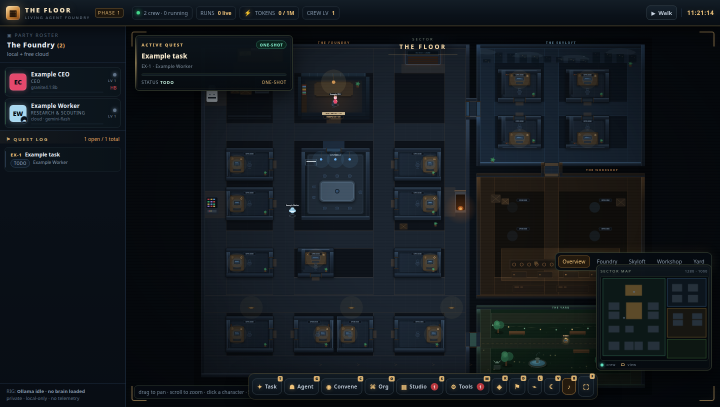
#> input picture app/phase2-stage4-evidence/flooroc-idle.png, 1440 x 813 px (shown at 1/2 size)
$ python build-package.py
#> lines starting #> are read from the running program, lines starting #| are printed output that depends on the picture
#!/usr/bin/env python3
"""
Phase 2 Stage 4 package builder:
  1. Side-by-side composites (floor-oc reference | Vokrew Phase 2),
     2880 x (46 label band + 813) — the Phase 1 composite geometry.
     For the hold and transcript shots, floor-oc has NO equivalent
     surface; the left side is its idle room, labeled as such.
  2. The session video, encoded from the successful take's screencast
     frames (frames.json points at the frames dir) to Kevin's phone
     spec EXACTLY: H.264 High, level 3.1, yuv420p, 24 fps, AAC-LC
     24 kHz mono (silent — the capture has no audio), video track
     timescale 12288, faststart. ffprobe output is saved alongside.
Run after stage4-capture.mjs (+ stage4-phone.mjs for the phone set,
which needs no compositing).
"""
import json
import subprocess
import sys
from pathlib import Path

from PIL import Image, ImageDraw

HERE = Path(__file__).resolve().parent
BAND = 46
BG = (10, 12, 16)
FG = (210, 220, 230)


def composite(left_path, right_path, left_label, right_label, out_name):
#> called with left_label = 'floor-oc (reference) — idle room', out_name = 'side-by-side-idle.png'
    left = Image.open(left_path).convert("RGB")
#> left is the input picture: PIL image 1440x813 RGB; mean R, G, B 19.1, 24.3, 29.5
    right = Image.open(right_path).convert("RGB")
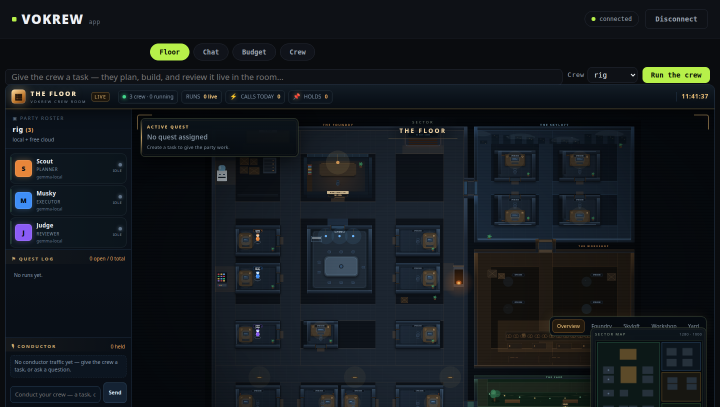
#> input picture app/phase2-stage4-evidence/vokrew-idle.png, 1440 x 813 px (shown at 1/2 size)
#> right is the input picture: PIL image 1440x813 RGB; mean R, G, B 19.7, 24.7, 29.2
    h = max(left.height, right.height)
#> h = 813
    canvas = Image.new("RGB", (left.width + right.width, h + BAND), BG)
    canvas.paste(left, (0, BAND))
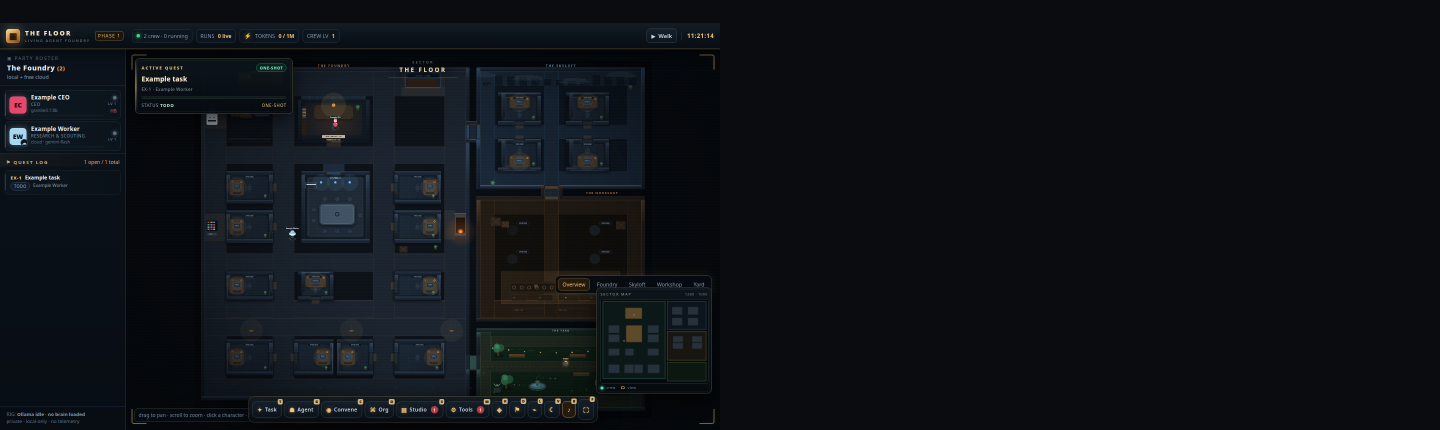
#> canvas: PIL image 2880x859 RGB (shown at 1/2 size); mean R, G, B 14.3, 17.8, 22.4
    canvas.paste(right, (left.width, BAND))
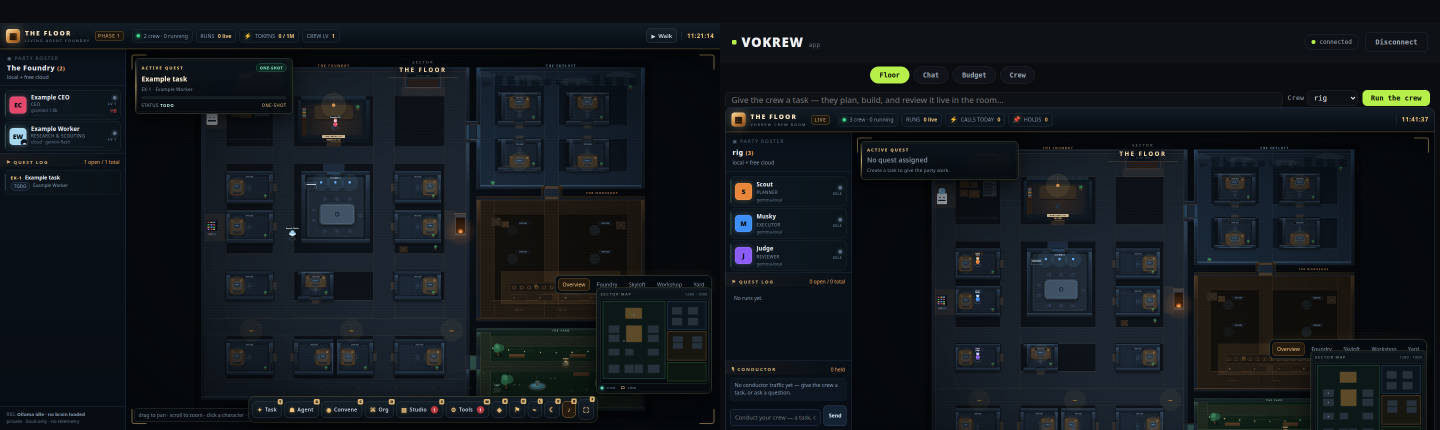
#> canvas: PIL image 2880x859 RGB (shown at 1/2 size); mean R, G, B 18.9, 23.9, 28.6
    d = ImageDraw.Draw(canvas)
    d.text((14, 15), left_label, fill=FG)
    d.text((left.width + 14, 15), right_label, fill=FG)
    out = HERE / out_name
    canvas.save(out)
    print(f"{out_name}: {canvas.size[0]}x{canvas.size[1]}  ({out.stat().st_size} bytes)")
#| side-by-side-idle.png: 2880x859  (928490 bytes)


def main():
    oc_idle = HERE / "flooroc-idle.png"
    oc_focus = HERE / "flooroc-focus-agent.png"
    composite(oc_idle, HERE / "vokrew-idle.png",
              "floor-oc (reference) — idle room",
              "Vokrew Floor, Phase 2 — idle room, rig crew seated",
              "side-by-side-idle.png")
    composite(oc_focus, HERE / "vokrew-dossier.png",
              "floor-oc (reference) — focus view on an agent",
              "Vokrew Floor, Phase 2 — Judge's dossier after the run",
              "side-by-side-dossier.png")
#> call 2 of composite, with out_name = 'side-by-side-dossier.png'
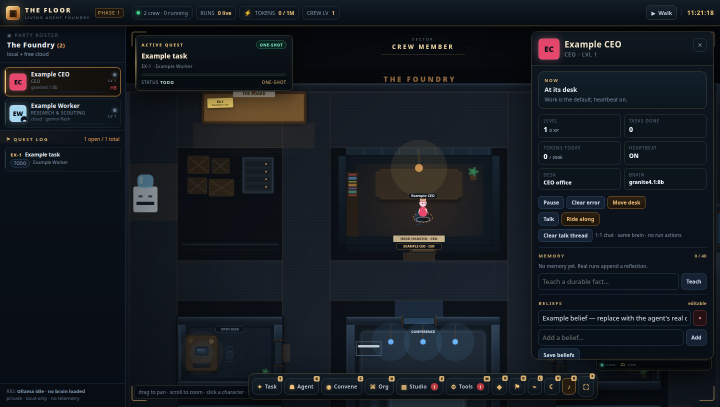
#> input picture app/phase2-stage4-evidence/flooroc-focus-agent.png, 1440 x 813 px (shown at 1/2 size)
#> in composite, left is the input picture: PIL image 1440x813 RGB; mean R, G, B 21.7, 26.8, 32.8
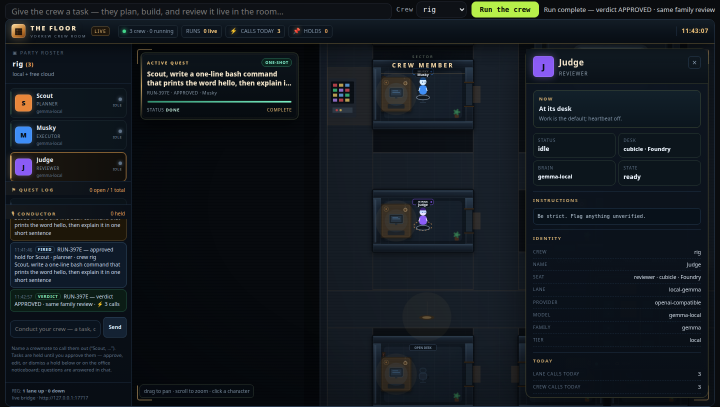
#> input picture app/phase2-stage4-evidence/vokrew-dossier.png, 1440 x 813 px (shown at 1/2 size)
#> in composite, right is the input picture: PIL image 1440x813 RGB; mean R, G, B 18.7, 24.5, 30.4
#> in composite (call 2), `canvas.paste(left, (0, BAND))`:
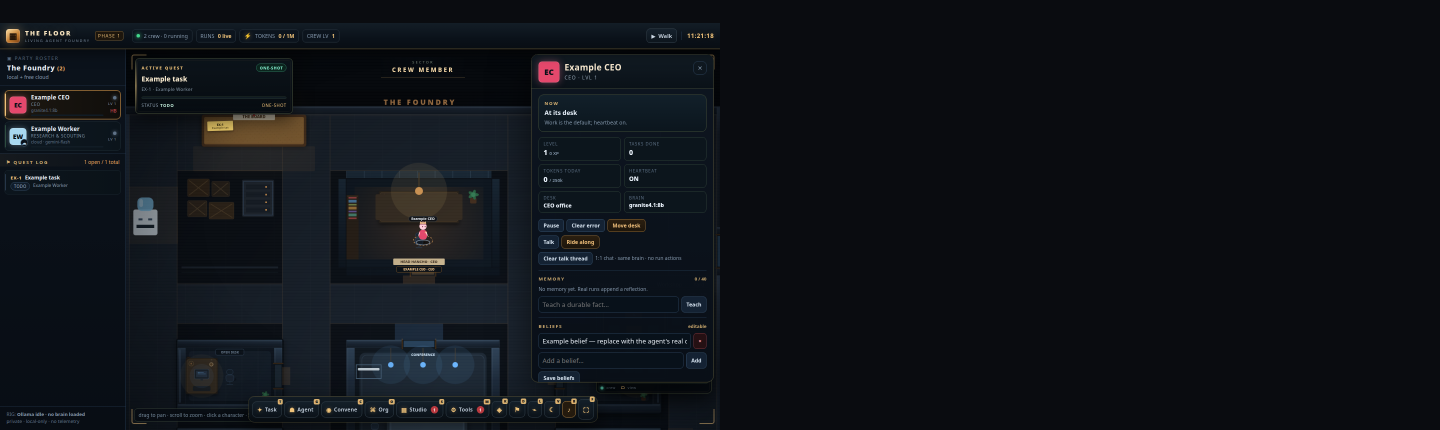
#> canvas: PIL image 2880x859 RGB (shown at 1/2 size); mean R, G, B 15.6, 19, 23.9
#> in composite (call 2), `canvas.paste(right, (left.width, BAND))`:
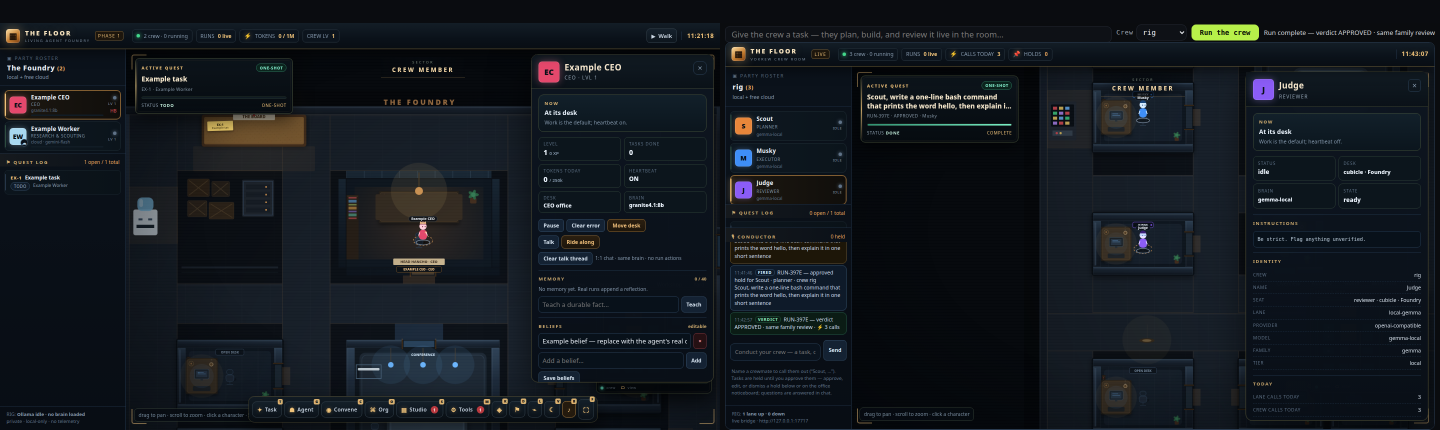
#> canvas: PIL image 2880x859 RGB (shown at 1/2 size); mean R, G, B 19.6, 24.9, 30.8
#| side-by-side-dossier.png: 2880x859  (942135 bytes)
    composite(oc_idle, HERE / "vokrew-hold-pending.png",
              "floor-oc (reference) — no holds surface exists",
              "Vokrew Floor, Phase 2 — hold pending: card + noticeboard + badge",
              "side-by-side-hold.png")
    composite(oc_idle, HERE / "vokrew-settled.png",
              "floor-oc (reference) — no conductor surface exists",
              "Vokrew Floor, Phase 2 — settled: verdict in the conductor transcript",
              "side-by-side-transcript.png")

    frames_meta = json.loads((HERE / "frames.json").read_text())
    frames_dir = Path(frames_meta["framesDir"])
    concat = HERE / "frames-concat.txt"
    frames = frames_meta["frames"]
    total = (frames[-1]["tsSec"] - frames[0]["tsSec"]) + 0.6
    video = HERE / "vokrew-conductor-session.mp4"
    cmd = [
        "ffmpeg", "-y",
        "-f", "concat", "-safe", "0", "-i", str(concat),
        "-f", "lavfi", "-i", "anullsrc=channel_layout=mono:sample_rate=24000",
        "-vf", "scale=1152:720:force_original_aspect_ratio=decrease:out_range=tv,"
               "pad=1152:720:(ow-iw)/2:(oh-ih)/2:color=black,fps=24,format=yuv420p",
        "-c:v", "libx264", "-profile:v", "high", "-level:v", "3.1",
        "-video_track_timescale", "12288",
        "-c:a", "aac", "-b:a", "32k",
        "-t", f"{total:.2f}",
        "-movflags", "+faststart",
        str(video),
    ]
    print("running:", " ".join(cmd))
    r = subprocess.run(cmd, capture_output=True, text=True)
    if r.returncode != 0:
        print(r.stderr[-3000:])
        sys.exit(1)
    print(f"video: {video} ({video.stat().st_size} bytes, ~{total:.1f}s of frames)")

    probe = subprocess.run(
        ["ffprobe", "-v", "error", "-show_format", "-show_streams", "-of", "default=noprint_wrappers=0", str(video)],
        capture_output=True, text=True)
    (HERE / "ffprobe-video.txt").write_text(probe.stdout)
    print(probe.stdout)


if __name__ == "__main__":
#> (the run stopped early here; a loop or call above may not have finished)
